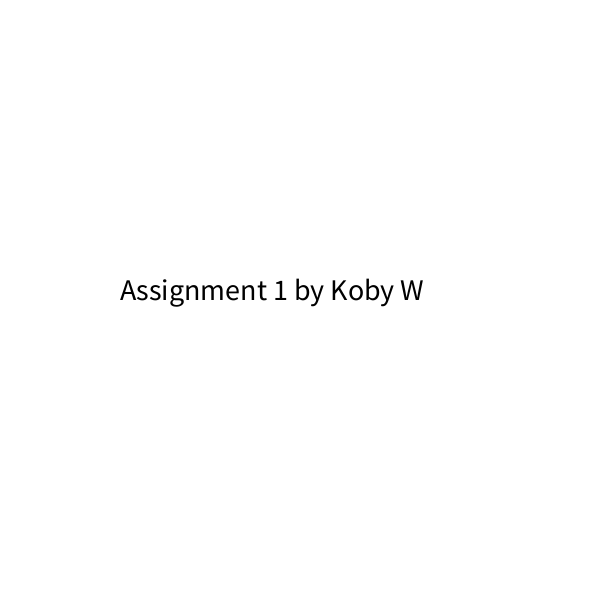
Frame 1 (no input)
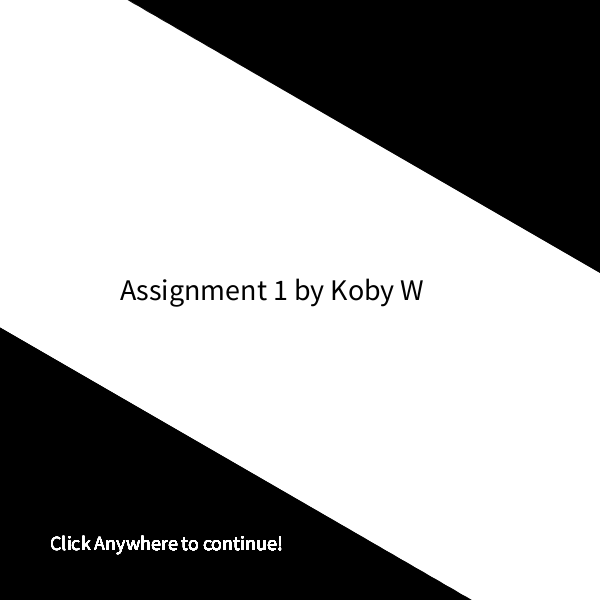
Frame 60 (the mouse pressed at the canvas centre just before this capture)
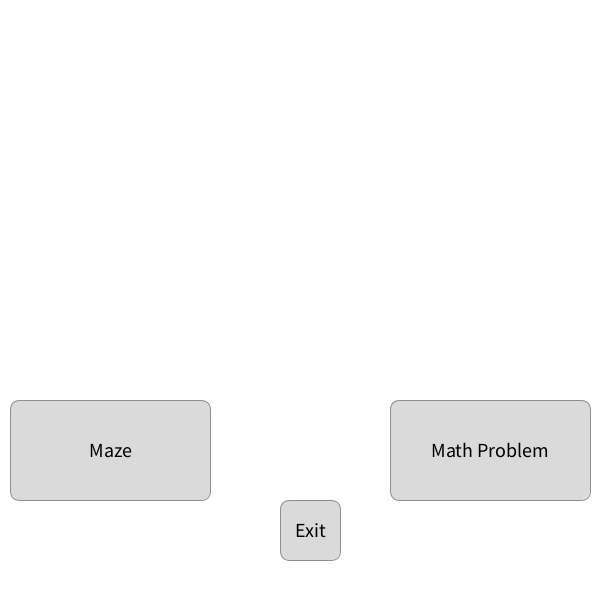
Frame 120 (the mouse held since frame 60 and released just before this capture)

The Processing sketch that drew these frames (run headless with seeded random() and noise(); from frame 60 on, the mouse is pressed at the canvas centre):

// Processing sketch: Assign1
// ── Assign1.pde
/***************************************************************************
 Assignment 1 for ISC3U
 Written by Koby W.
 April 25, 2018
 
 What the program is: This program contains 2 modules; 
 1. Math game - User is given an addition question, if the user gets it correct +1 score, if not -1 score
 2. Maze game - user must use arrow keys to move the circle to the end of the maze.
 
 Functions:
 
 Classes:
 
 ****************************************************************************/



Button math_button;                    // menu screen button to switch to math screen
Button maze_button;                    // menu screen button to switch to maze screen
Button increaseValue;                  // math screen button to increase value
Button decreaseValue;                  // math screen button to decrease value
Button checkAns;                       // Check answer button in math screen
Button menuScreen;                     // Button to go back to menu screen
Button exitBtn;                        // Button @ menu screen to exit application
player user;                           // Circle that user moves in maze
wall[] walls;                          // Walls in maze

int state = 0;                         // [state #0 = Intro][state #1 = Menu] [state #2 = math] [state #3 = maze] 
String menuText ="";                   // menu screen text
int value = 0;                         // value of user input @ math screen
int qValue1 = (int) random(10);        // Expression value #1
int qValue2 = (int) random(10);        // Expression value #2
int score = 0;                         // score for both Math screen and Maze screen
int circle1x = 600;
int circle2x = 0;
int circleSize = 10;

void setup() {
  background(255);
  //introCircles();
  size (600, 600);
  fill(0);
  textSize(30);
  text("Assignment 1 by Koby W", 120, 300);
  //print("state: ", state);
  //smooth();
  math_button   = new Button("Math Problem", 390, 400, 200, 100);
  maze_button   = new Button("Maze", 10, 400, 200, 100);
  exitBtn       = new Button("Exit", 280, 500, 60, 60);

  increaseValue = new Button("+", 300, 500, 50, 50);
  decreaseValue = new Button("-", 400, 500, 50, 50);
  checkAns      = new Button("Check Answer", 320, 430, 200, 50);
  menuScreen    = new Button("Menu", 100, 500, 60, 60);
}

void draw() {
  /*
  
   Intro
   
   */

  if (state == 0) {
    introCircles();
    fill(255);
    textSize(20);
    text("Click Anywhere to continue!", 50, 550);
  }

  /* 
   
   
   Menu Screen
   
   
   */
  if (state == 1) {

    // draw text if mouse is over button
    if (math_button.MouseIsOver()) {
      fill(0);
      menuText = "Go to Math Problem Screen";
      text(menuText, 300, 300);
    } else if (maze_button.MouseIsOver()) {
      fill(0);
      menuText = "Go to Maze Screen";
      text(menuText, 300, 300);
    } else if (exitBtn.MouseIsOver()) {
      fill(0);
      menuText = "Exit the application";
      //print("mouseisover = true for exitBtn");
    } else {
      background(255); // hide text if mouse is not over button
    }
    // Drawing buttons to screen
    math_button.Draw();
    maze_button.Draw();
    exitBtn.Draw();
  } 
  /*
      
   
   Math Screen
   
   
   */
  else if (state == 2) {
    background(255);
    text(value, 375, 520);
    text(qValue1, 200, 200);
    text("+", 230, 200);
    text(qValue2, 260, 200);
    increaseValue.Draw();
    decreaseValue.Draw();
    checkAns.Draw();
    menuScreen.Draw();
  }
  /*
  
   
   Maze Screen
   
   
   */
  else if (state == 3) {
    background(255);
    
    user     = new player(50,300);
    walls    = new wall[2];
    walls[0] = new wall(250,0,50,300);
    walls[1] = new wall(370,25,50,300);
  }
}
/* 
 
 Mouse click event (mainly used for buttons)
 
 */
void mousePressed() {

  if (state == 0) {
    state = 1;
  }
  //math button @ menu screen
  if (math_button.MouseIsOver() && state == 1) {
    background(255);
    print("Clicked: Math Problem @ Menu, ");
    print("Launching Math problem screen");
    createQuestion();
    state = 2;
  }
  //maze button @ menu screen
  if (maze_button.MouseIsOver() && state == 1) {
    print("Clicked: Maze @ Menu");
    print("Launching Maze screen");
    state = 3;
  }

  //increase value button @ math screen
  if (increaseValue.MouseIsOver() && state == 2) { 
    value++;
    //print(" value: ", value);
  }

  //decrease value button @ math screen
  if (decreaseValue.MouseIsOver() && state == 2) {
    value--;
    //print(" value: ", value);
  }

  //check answer button @ math screen
  if (checkAns.MouseIsOver() && state == 2) {
    print(" User Clicked checkAns ");
    print("Answer is ", qValue1 + qValue2);
    if (value == qValue1 + qValue2) {
      print(" Correct ");
      score++;
      fill(10, 200, 10);
      //text("Correct!", 300, 300);
      createQuestion();
    } else if (value != qValue1 + qValue2) { // checks if user input does not equal to qValue1 + qValue2
      score--;
      fill(10, 10, 200);
      //text("Wrong!", 300, 300);
    }
  }

  if (menuScreen.MouseIsOver() && state == 2) {
    state = 1;
    print(" Going back to menu ");
  }

  if (exitBtn.MouseIsOver() && state == 1) {
    exit();
    print(" User clicked exit ");
  }
}

/*

 Functions and Classes
 
 */

//function for intro animation
void introCircles() {

  if (state == 0) {
    loop();
    //print(circle1x);

    circle1x -= 20;
    circle2x += 20;
    circleSize += 20;

    fill(0);
    ellipse(circle1x, 680, circleSize, circleSize);
    ellipse(circle2x, -80, circleSize, circleSize);
    //print("Commencing intro animation");
  } else {
    noLoop();
    print("State is = 0 but not running animation");
  }
}

//function that creates question
void createQuestion() {
  background(255);
  int qValue1 = (int) random(10);    //Expression value #1
  int qValue2 = (int) random(10);    //Expression value #2
  print(" qValue1: ", qValue1);
  print(" qValue2: ", qValue2);
}

//player class for maze
class player {

  float x;
  float y;

  player(float _x, float _y) {
    x = _x;
    y = _y;
  }

  void Draw() {
    fill(0);
    ellipse(x, y, 30, 30);
  }

  //function to move player
  void move(wall[] walls) {
    float playerX = x;
    float playerY = y;

    if (keyPressed==true) {
      print(key);

      if (key==LEFT) {
        playerX -= 5;
      } else if (key==UP) {
        playerY += 5;
      } else if (key==DOWN) {
        playerY -= 5;
      } else if (key==RIGHT) {
        playerX += 5;
      }
    }
    //boolean to check if player collides with wall
    boolean didCollide = false;
    for (int i = 0; i < walls.length; i++) {
      if (playerX > walls[i].x && playerX < (walls[i].x + walls[i].w) && playerY > walls[i].y && playerY < walls[i].y + walls[i].h) {
        didCollide = true;
      }
    }

    if (didCollide == false) {
      x = playerX;
      y = playerY;
    }
  }
}  

//wall class for maze
class wall {

  float x;
  float y;
  float w;
  float h;

  //constructor
  wall(float _x, float _y, float _w, float _h) {
    x = _x;
    y = _y;
    w = _w;
    h = _h;
  }

  void Draw() {
    fill(100);
    rect(x, y, w, h);
  }
}

// the Button class
class Button {
  String label; // button label
  float x;      // top left corner x position
  float y;      // top left corner y position
  float w;      // width of button
  float h;      // height of button

  // constructor
  Button(String labelB, float xpos, float ypos, float widthB, float heightB) {
    label = labelB;
    x = xpos;
    y = ypos;
    w = widthB;
    h = heightB;
  }

  void Draw() { // function to draw the button
    fill(218);
    stroke(141);
    rect(x, y, w, h, 10);
    textAlign(CENTER, CENTER);
    fill(0);
    text(label, x + (w / 2), y + (h / 2));
    textSize(20);
  }

  boolean MouseIsOver() { // if mouse is over button it returns true, if not then false
    if (mouseX > x && mouseX < (x + w) && mouseY > y && mouseY < (y + h)) {
      return true;
    } 
    return false;
  }
}
